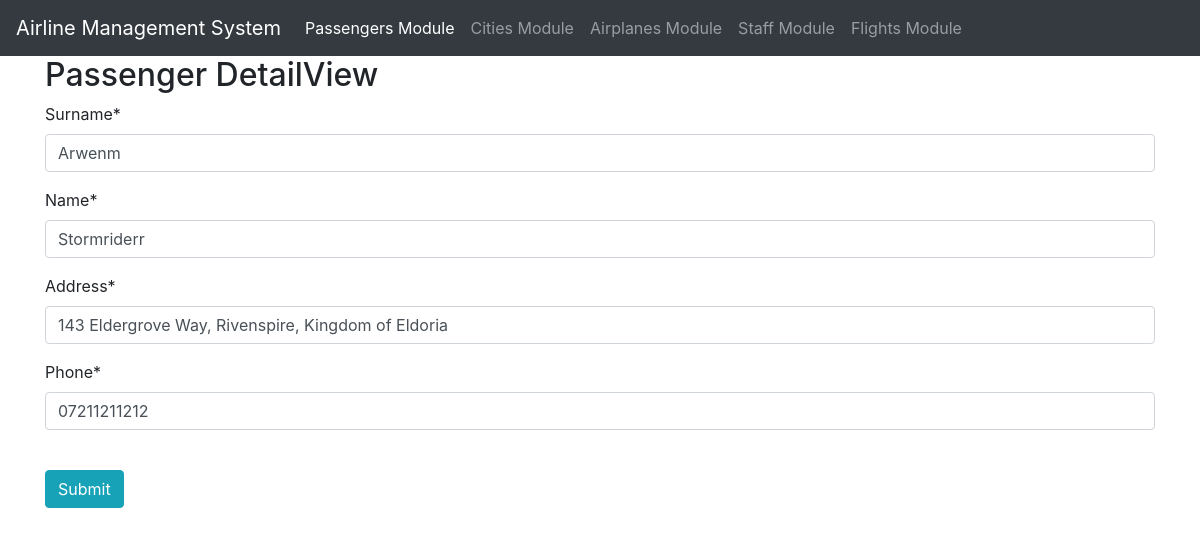
Page /view/3 on the committed database.
### PassengersModule/models.py (models this page shows, shortened)
class Passenger(models.Model):
    surname = models.CharField(max_length=100)
    name = models.CharField(max_length=100)
    address = models.CharField(max_length=100)
    phone = models.CharField(max_length=100)

### PassengersModule/views.py (the view)
# urls.py: path('view/<int:id>', name='airplane detailview', view=detail_view),
def detail_view(request,id):
    if request.method == "POST":
        passenger =Passenger.objects.get(id=request.POST['id'])
        form = PassengerForm(request.POST,instance=passenger)
        if form.is_valid():
            form.save()
            return redirect("passenger detailview",id=passenger.pk)
    else:
        passenger = Passenger.objects.get(id=id)
        form = PassengerForm(instance=passenger)
        return render(request,'passenger_detail.html',{'form':form,'passenger':passenger})

### PassengersModule/forms.py
class PassengerForm(ModelForm):
    class Meta:
        model = Passenger
        fields = "__all__"

### PassengersModule/templates/passenger_detail.html (shortened to what this page needs)
{% extends "passenger_base.html" %}
{% load crispy_forms_tags %}
{% block content %}
<div class="container">
    <h2>Passenger DetailView</h2>
    <form action="{% url 'passenger detailview' id=passenger.id %}" method="POST">
        {{ form | crispy }}
        <input class="btn btn-info" type="submit" value="Submit">
    </form>
</div>
{% endblock %}

### rows in the picture
Passenger: surname "Arwenm", name "Stormriderr", address "143 Eldergrove Way, Rivenspire, Kingdom of Eldoria", phone "07211211212"
